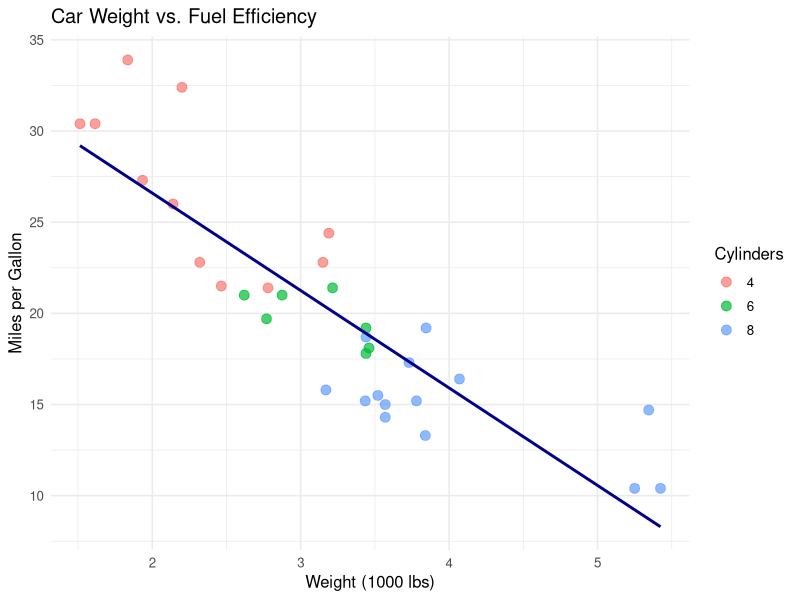

Reproduce this figure in R.
## ---- chunk 1
#| echo: true
#| output-location: column
#| fig-width: 6
#| fig-height: 4

library(ggplot2)

ggplot(mtcars, aes(x = wt, y = mpg)) +
  geom_point(aes(color = factor(cyl)), 
             size = 3, alpha = 0.7) +
  geom_smooth(method = "lm", 
              se = FALSE, 
              color = "darkblue") +
  labs(title = "Car Weight vs. Fuel Efficiency",
       x = "Weight (1000 lbs)",
       y = "Miles per Gallon",
       color = "Cylinders") +
  theme_minimal(base_size = 12)
